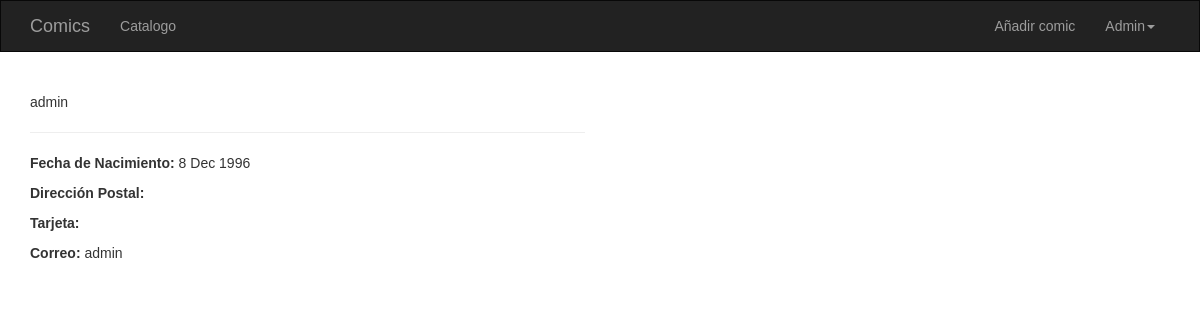
Screenshot of /php/cuenta.php (signed in) with the database file from the repository.
### tables this page shows
CREATE TABLE `usuarios` (
  `id_usuario` int(11) NOT NULL AUTO_INCREMENT,
  `nombre_usuario` varchar(45) NOT NULL,
  `correo` varchar(45) NOT NULL,
  `contra` varchar(45) NOT NULL,
  `fecha_de_nacimiento` varchar(255) NOT NULL,
  `tarjeta` varchar(45) NOT NULL,
  `direccion_postal` varchar(45) NOT NULL,
  `esAdmin` tinyint(4) NOT NULL DEFAULT '0',
  PRIMARY KEY (`id_usuario`),
  UNIQUE KEY `id_usuarios_UNIQUE` (`id_usuario`)
);

### php/cuenta.php (the view, shortened to what this page needs)
<?php
    include('conexion.php');
    if (isset($_SESSION['userID']) && $_SESSION['userID'] != "" ){
        $userID = $_SESSION['userID'];
        $user = mysqli_query($con, "SELECT u.id_usuario, u.nombre_usuario, u.tarjeta, u.direccion_postal, u.fecha_de_nacimiento, u.correo, u.esAdmin  FROM usuarios u WHERE u.id_usuario=$userID");
        $user = mysqli_fetch_array($user);
    } else {
        header('Location: ../index.php');
    }
?>
<!DOCTYPE html>
<html lang="en">
<head>
    <link rel="stylesheet" href="https://maxcdn.bootstrapcdn.com/bootstrap/3.3.7/css/bootstrap.min.css">
    <link rel="stylesheet" href="../css/index.css">
    <link rel="stylesheet" href="../css/catalogo.css">
</head>
<body>
<nav class="navbar navbar-inverse">
        <div class="container">
            <div class="navbar-header">
            <a class="navbar-brand" href="../index.php">Comics</a>
            </div>
            <div class="collapse navbar-collapse" id="bs-example-navbar-collapse-1">
                <ul class="nav navbar-nav">
                    <li><a href="./catalogo.php">Catalogo</a></li>
                </ul>
                <ul class="nav navbar-nav navbar-right">
                    <?php if (isset($_SESSION['userID']) && $_SESSION['userID'] != "") { ?>
                        <?php if ($user['esAdmin']) { ?>
                            <li><a href="./admin.php?method=Añadir">Añadir comic</a></li>
                            <li class="dropdown">
                                <a href="#" class="dropdown-toggle" data-toggle="dropdown" role="button" aria-haspopup="true" aria-expanded="false">Admin<span class="caret"></span></a>
                            </li>
                        <?php }
                        }  else { ?>
                        <li><a href="./iniciar-sesion.php">Iniciar Sesión</a></li>
                        <li><a href="./registro.php">Registrarse</a></li>
                    <?php }?>
                </ul>
            </div>
        </div>
    </nav>
    <div class="container container-catalog">
        <div class="row">
            <div class="col-md-6">
              <p><?php echo $user['nombre_usuario'] ?></p>
              <hr>
              <p><strong>Fecha de Nacimiento: </strong> <?php echo date("j M Y",strtotime($user['fecha_de_nacimiento'])) ?></p>
              <p><strong>Dirección Postal:</strong> <?php echo $user['direccion_postal'] ?></p>
              <p><strong>Tarjeta:</strong> <?php echo $user['tarjeta'] ?></p>
              <p><strong>Correo:</strong> <?php echo $user['correo'] ?></p>
        </div>
    </div>
</body>
</html>

### css/index.css (style rules this page uses)
.navbar { border-radius: 0; margin:0; }
* { box-sizing: border-box }
body { font-family: Verdana, sans-serif; margin: 0 }

### css/catalogo.css (style rules this page uses)
.container-catalog { margin-top: 40px; }

### rows the page displays
usuarios: nombre_usuario "admin", fecha_de_nacimiento "8 Dec 1996", correo "admin"
